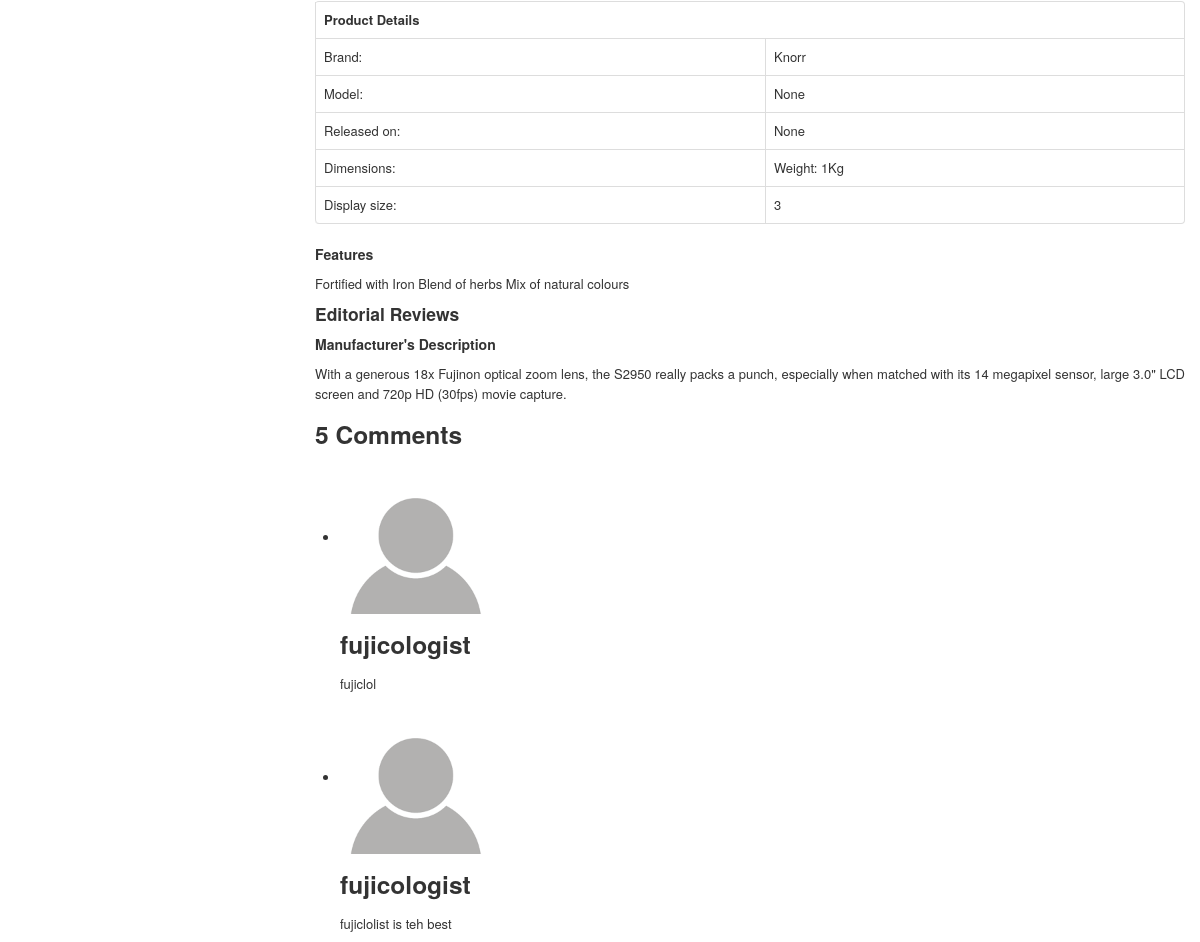
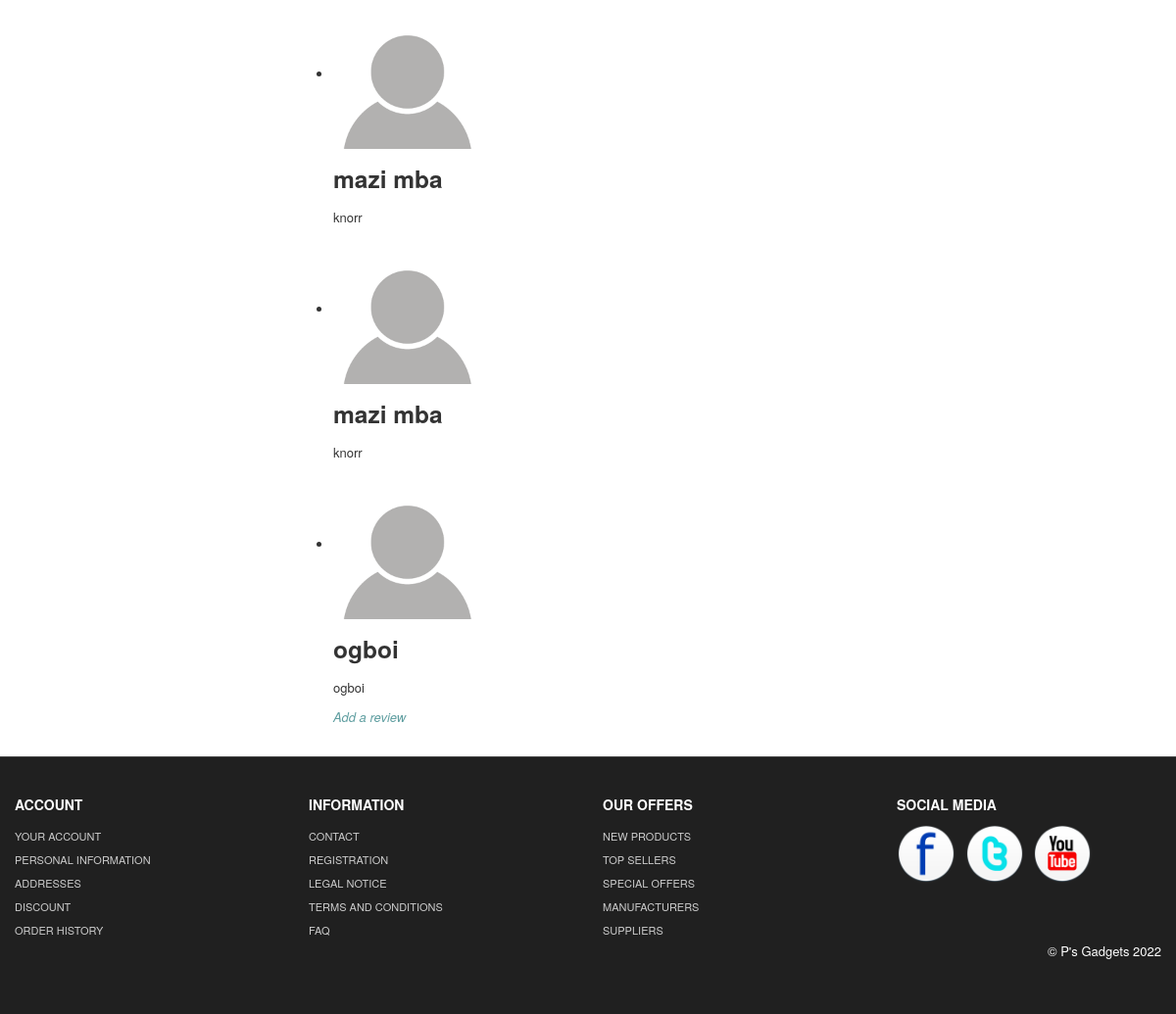
The page /product/Knorr-Natural-Seasoning-Cubes-Chicken-MSG-Free-25x/ (lower part) on the database as committed earlier (2 pictures, top to bottom).
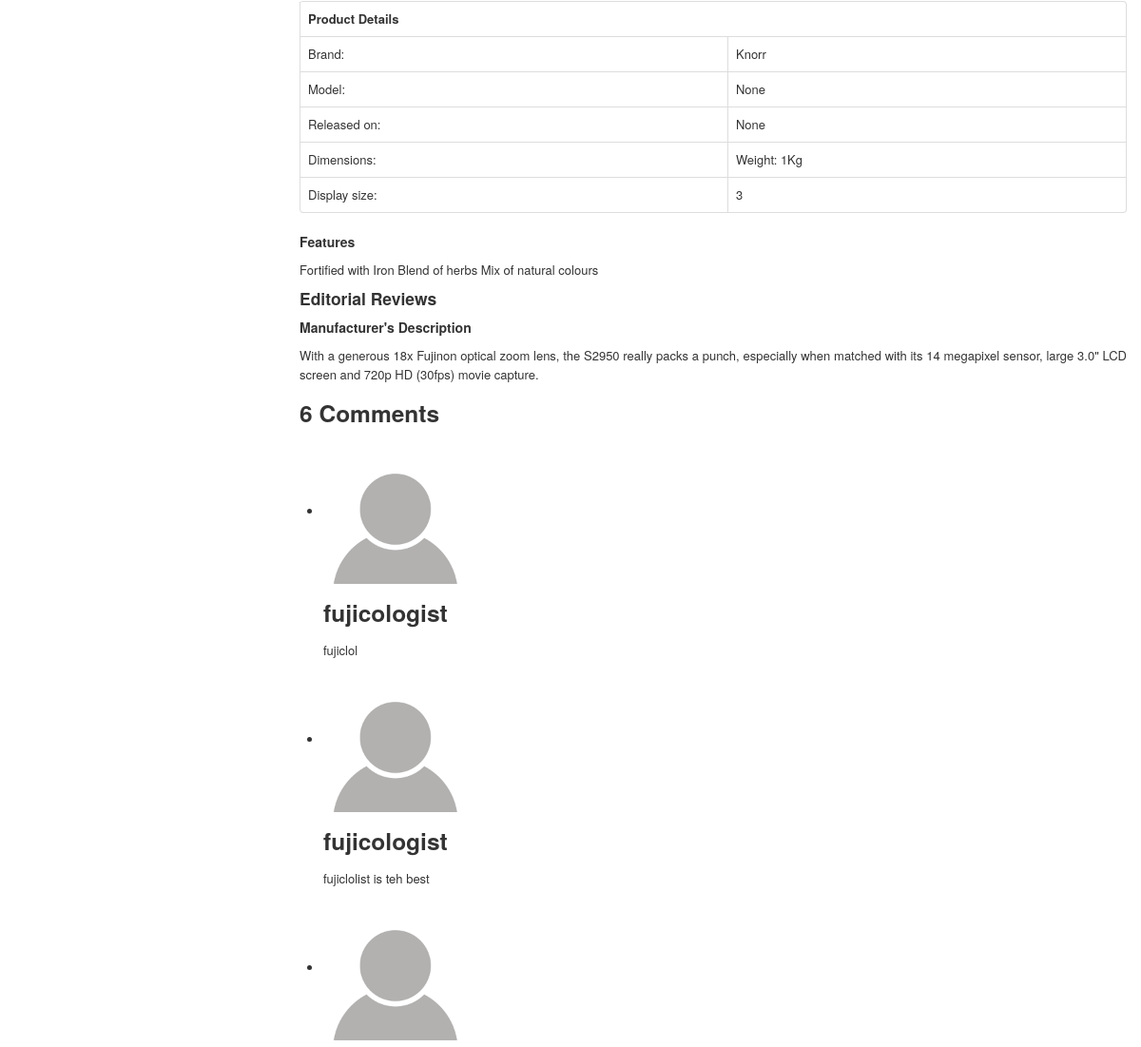
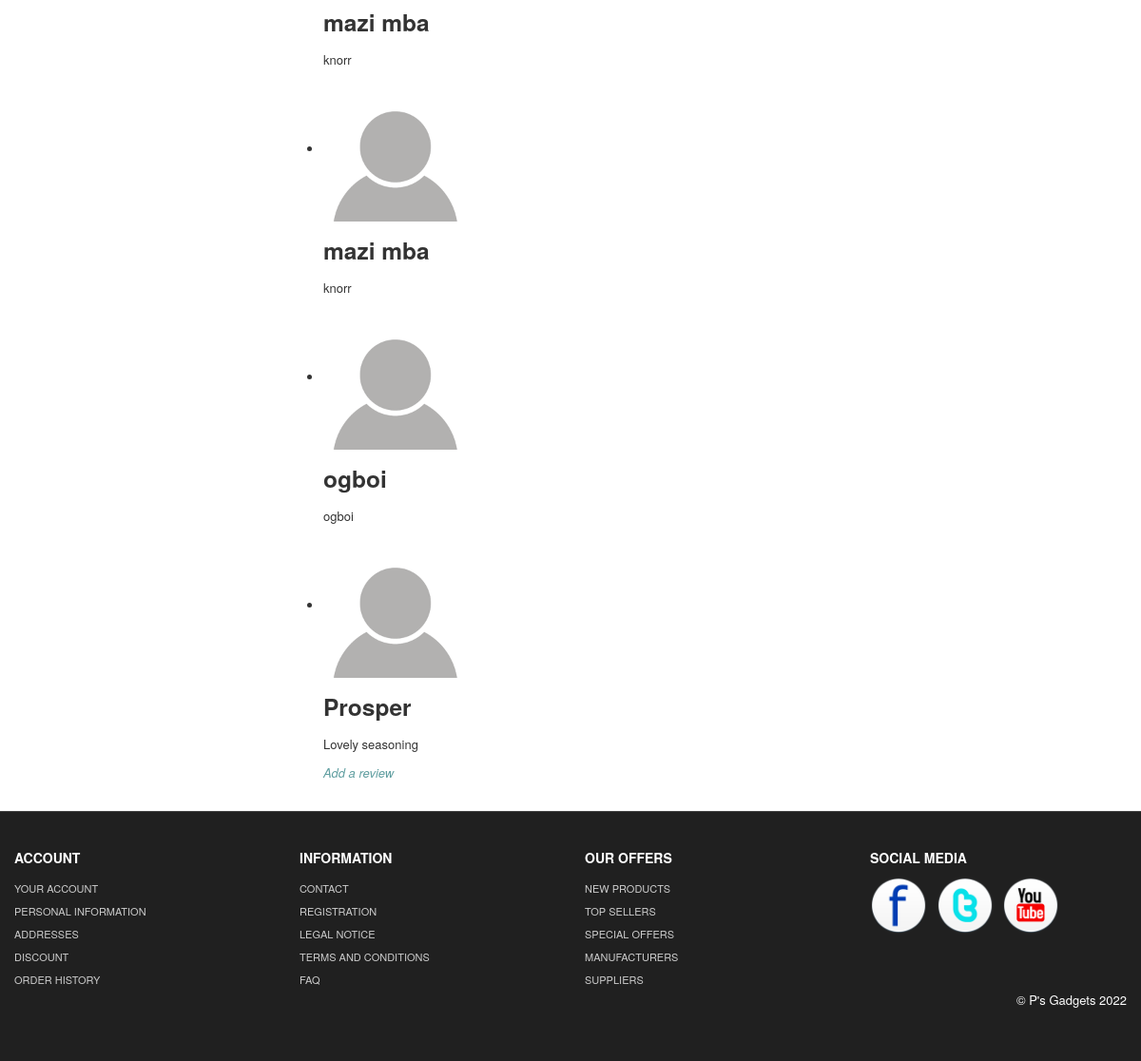
The same page on the database as committed later (2 pictures, top to bottom).
### store/models.py (models this page shows, shortened)
class Product(models.Model):
    title = models.CharField(max_length=100)
    brand = models.CharField(max_length=100)
    model = models.CharField(max_length=250, blank=True, null=True)
    features = RichTextField(blank=True, null=True)
    stock = models.IntegerField(default=100)
    released_on = models.CharField(max_length=100)
    dimensions = models.CharField(max_length=100)
    price = models.FloatField()
    discount_price = models.FloatField(blank=True, null=True)
    category = models.CharField(choices=CATEGORY_CHOICES, max_length=3)
    label =  models.CharField(choices=LABEL_CHOICES, max_length=1)
    slug = models.SlugField()
    description = models.TextField()
    image = models.ImageField(upload_to="product_images")
    type = models.CharField(choices=TYPE_CHOICES, max_length=2)
    def get_add_to_cart_url(self):
        return reverse('add-to-cart', kwargs={
            "slug": self.slug
        })
    def get_remove_from_cart_url(self):
        return reverse('remove-from-cart', kwargs={
            "slug": self.slug
        })

class Comment(models.Model):
    product = models.ForeignKey(Product, related_name="comments", on_delete=models.CASCADE)
    name = models.CharField(max_length=100)
    body = models.TextField('Enter your commment...')
    date_added = models.DateTimeField(auto_now_add=True)
    active = models.BooleanField(default=False)

### store/views.py (the view, shortened to what this page needs)
# urls.py: path("product/<slug:slug>/", views.Detail.as_view(), name="product-detail"),
class Detail(DetailView):
    def get(self, request, slug, *args, **kwargs):
        product = Product.objects.get(slug=slug)
        electronics = Product.objects.filter(category="E").all()
        phones = Product.objects.filter(category="P").all()
        tablets = Product.objects.filter(category="T").all()
        accessories = Product.objects.filter(category="A").all()
        home_kitchen = Product.objects.filter(category="H").all()
        camera = Product.objects.filter(category="CA").all()
        computing = Product.objects.filter(category="C").all()
        clothing = Product.objects.filter(category="CL").all()
        food_and_beverages = Product.objects.filter(category="FB").all()
        sound_and_vision = Product.objects.filter(category="S").all()
        sidebar = Product.objects.filter(type="S"),
        comment_form = CommentForm()
        context = {
        'product': product,
        "electronics": electronics,
        "phones": phones,
        "tablets": tablets,
        "accessories": accessories,
        'home_kitchen': home_kitchen,
        "camera": camera,
        "computing": computing,
        "food_and_beverages": food_and_beverages,
        "clothing": clothing,
        "sound_and_vision": sound_and_vision,
        "sidebar": sidebar,
        "comment_form": comment_form,
        }
        return render(self.request, 'store/product-details.html', context)

### store/templatetags/cart_template_tags.py (called while the page is built)
@register.filter
def cart_item_count(user):
    if user.is_authenticated:
        qs = Order.objects.filter(user=user, ordered=False)
        if qs.exists():
            return qs[0].items.count()
    return 0

### store/templates/store/product-details.html (shortened to what the changed rows need)
{% load static %}
{% load cart_template_tags %}
{% load crispy_forms_tags %}
<!DOCTYPE html>
<html lang="en">
  <head>
<link id="callCss" rel="stylesheet" href="{% static 'store/themes/bootshop/bootstrap.min.css' %}" media="screen"/>
<link href="{% static 'store/themes/css/base.css' %}" rel="stylesheet" media="screen"/>
<link href="{% static 'store/themes/css/bootstrap-responsive.min.css' %}" rel="stylesheet"/>
<link href="{% static 'store/themes/css/font-awesome.css' %}" rel="stylesheet" type="text/css">
<link href="{% static 'store/themes/js/google-code-prettify/prettify.css' %}" rel="stylesheet"/>
</head>
<body>
<div id="mainBody">
	<div class="container">
	<div class="row">
	<div class="span9">
	<div class="row">
			<div class="span9">
            <div id="myTabContent" class="tab-content">
              <div class="tab-pane fade active in" id="home">
                <table class="table table-bordered">
				<tbody>
				<tr class="techSpecRow"><th colspan="2">Product Details</th></tr>
				<tr class="techSpecRow"><td class="techSpecTD1">Brand: </td><td class="techSpecTD2">{{ product.brand }}</td></tr>
				<tr class="techSpecRow"><td class="techSpecTD1">Model:</td><td class="techSpecTD2">{{ product.model }}</td></tr>
				<tr class="techSpecRow"><td class="techSpecTD1">Released on:</td><td class="techSpecTD2"> {{ product.released_on }}</td></tr>
				<tr class="techSpecRow"><td class="techSpecTD1">Dimensions:</td><td class="techSpecTD2"> {{ product.dimensions}}</td></tr>
				</tbody>
				</table>
				<h5>Features</h5>
				<p>
				{{ product.features|safe }}
				</p>
				<h4>Editorial Reviews</h4>
				<h5>Manufacturer's Description </h5>
				<p>
				With a generous 18x Fujinon optical zoom lens, the S2950 really packs a punch, especially when matched with its 14 megapixel sensor, large 3.0" LCD screen and 720p HD (30fps) movie capture.
				</p>
				<div class="pt-5 mt-5">
					<h3 class="mb-5">{{ product.comments.count }} Comments</h3>
					{% if not product.comments.all %}
						<p>No comment yet <a href="{% url 'comment_tester' product.slug %}"><i class="fas fa-comment" style="color: cadetblue;">Add one</i></a></p>
						<form method="post" style="margin-top: 1.3em;">
							{{ comment_form | crispy }}
							{% csrf_token %}
							<button type="submit" class="btn btn-primary  btn-lg">Submit</button>
						  </form>
						{% else %}
						<ul class="comment-list">
						{% for comment in product.comments.all %}
						<li class="comment">
							<div class="vcard bio">
							<img height="150" width="150" alt="Image placeholder">
							</div>
							<div class="comment-body">
							<h3>{{ comment.name }}</h3>
							<p>{{ comment.body }}</p>
							</div>
						</li>
						{% endfor %}
						<a href="{% url 'comment_tester' product.slug %}"><i class="fas fa-comment" style="color: cadetblue;">Add a review</i></a>
						</ul>
					{% endif %}
				</div>
              </div>
		</div>
          </div>
	</div>
</div>
</div> </div>
</div>
    <link rel="stylesheet" href="{% static 'store/themes/switch/themeswitch.css' %}" type="text/css" media="screen" />
    </body>
    </html>

Rows that differ between the two databases and show on the page:
computed for Product "Knorr": comments.count "5" → "6"
added Comment: name "Prosper", body "Lovely seasoning"
